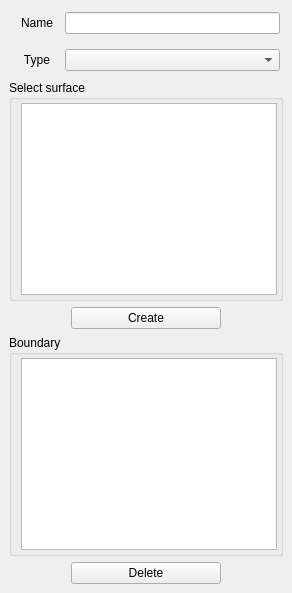
           <widget class="QFrame" name="frame_Boundary">
            <property name="frameShape">
             <enum>QFrame::NoFrame</enum>
            </property>
            <property name="frameShadow">
             <enum>QFrame::Raised</enum>
            </property>
            <layout class="QVBoxLayout" name="verticalLayout_61" stretch="0,0,0,0,0,0">
             <property name="spacing">
              <number>6</number>
             </property>
             <property name="margin">
              <number>9</number>
             </property>
             <item>
              <widget class="QFrame" name="frame_130">
               <property name="frameShape">
                <enum>QFrame::NoFrame</enum>
               </property>
               <property name="frameShadow">
                <enum>QFrame::Raised</enum>
               </property>
               <layout class="QHBoxLayout" name="horizontalLayout_18">
                <property name="spacing">
                 <number>3</number>
                </property>
                <property name="leftMargin">
                 <number>3</number>
                </property>
                <property name="topMargin">
                 <number>3</number>
                </property>
                <property name="rightMargin">
                 <number>3</number>
                </property>
                <property name="bottomMargin">
                 <number>9</number>
                </property>
                <item>
                 <widget class="QLabel" name="label_6">
                  <property name="minimumSize">
                   <size>
                    <width>50</width>
                    <height>0</height>
                   </size>
                  </property>
                  <property name="maximumSize">
                   <size>
                    <width>50</width>
                    <height>16777215</height>
                   </size>
                  </property>
                  <property name="text">
                   <string>Name</string>
                  </property>
                  <property name="alignment">
                   <set>Qt::AlignCenter</set>
                  </property>
                 </widget>
                </item>
                <item>
                 <widget class="QLineEdit" name="txt_BoundaryName">
                  <property name="minimumSize">
                   <size>
                    <width>0</width>
                    <height>0</height>
                   </size>
                  </property>
                 </widget>
                </item>
               </layout>
              </widget>
             </item>
             <item>
              <widget class="QFrame" name="frame_80">
               <property name="frameShape">
                <enum>QFrame::NoFrame</enum>
               </property>
               <property name="frameShadow">
                <enum>QFrame::Raised</enum>
               </property>
               <layout class="QHBoxLayout" name="horizontalLayout_10">
                <property name="spacing">
                 <number>3</number>
                </property>
                <property name="leftMargin">
                 <number>3</number>
                </property>
                <property name="topMargin">
                 <number>0</number>
                </property>
                <property name="rightMargin">
                 <number>3</number>
                </property>
                <property name="bottomMargin">
                 <number>3</number>
                </property>
                <item>
                 <widget class="QLabel" name="label_37">
                  <property name="minimumSize">
                   <size>
                    <width>50</width>
                    <height>0</height>
                   </size>
                  </property>
                  <property name="maximumSize">
                   <size>
                    <width>50</width>
                    <height>16777215</height>
                   </size>
                  </property>
                  <property name="text">
                   <string>Type</string>
                  </property>
                  <property name="alignment">
                   <set>Qt::AlignCenter</set>
                  </property>
                 </widget>
                </item>
                <item>
                 <widget class="QComboBox" name="cb_BoundaryType">
                  <property name="minimumSize">
                   <size>
                    <width>0</width>
                    <height>0</height>
                   </size>
                  </property>
                 </widget>
                </item>
               </layout>
              </widget>
             </item>
             <item>
              <widget class="QGroupBox" name="groupBox_2">
               <property name="title">
                <string>Select surface</string>
               </property>
               <layout class="QVBoxLayout" name="verticalLayout_120">
                <property name="leftMargin">
                 <number>9</number>
                </property>
                <property name="topMargin">
                 <number>3</number>
                </property>
                <property name="rightMargin">
                 <number>3</number>
                </property>
                <property name="bottomMargin">
                 <number>3</number>
                </property>
                <item>
                 <widget class="QTableWidget" name="tb_MeshSurface">
                  <attribute name="horizontalHeaderVisible">
                   <bool>false</bool>
                  </attribute>
                  <attribute name="verticalHeaderVisible">
                   <bool>false</bool>
                  </attribute>
                 </widget>
                </item>
               </layout>
              </widget>
             </item>
             <item>
              <widget class="QFrame" name="frame_162">
               <property name="frameShape">
                <enum>QFrame::NoFrame</enum>
               </property>
               <property name="frameShadow">
                <enum>QFrame::Raised</enum>
               </property>
               <layout class="QHBoxLayout" name="horizontalLayout_57">
                <property name="margin">
                 <number>0</number>
                </property>
                <item>
                 <widget class="QPushButton" name="btn_CreateBoundary">
                  <property name="maximumSize">
                   <size>
                    <width>150</width>
                    <height>16777215</height>
                   </size>
                  </property>
                  <property name="text">
                   <string>Create</string>
                  </property>
                 </widget>
                </item>
               </layout>
              </widget>
             </item>
             <item>
              <widget class="QGroupBox" name="groupBox_3">
               <property name="title">
                <string>Boundary</string>
               </property>
               <layout class="QVBoxLayout" name="verticalLayout_121">
                <property name="leftMargin">
                 <number>9</number>
                </property>
                <property name="topMargin">
                 <number>3</number>
                </property>
                <property name="rightMargin">
                 <number>3</number>
                </property>
                <property name="bottomMargin">
                 <number>3</number>
                </property>
                <item>
                 <widget class="QTableWidget" name="tb_MeshBoundary">
                  <attribute name="horizontalHeaderVisible">
                   <bool>false</bool>
                  </attribute>
                  <attribute name="verticalHeaderVisible">
                   <bool>false</bool>
                  </attribute>
                 </widget>
                </item>
               </layout>
              </widget>
             </item>
             <item>
              <widget class="QFrame" name="frame_164">
               <property name="frameShape">
                <enum>QFrame::NoFrame</enum>
               </property>
               <layout class="QHBoxLayout" name="horizontalLayout_59">
                <property name="margin">
                 <number>0</number>
                </property>
                <item>
                 <widget class="QPushButton" name="btn_DeleteBoundary">
                  <property name="maximumSize">
                   <size>
                    <width>150</width>
                    <height>16777215</height>
                   </size>
                  </property>
                  <property name="text">
                   <string>Delete</string>
                  </property>
                 </widget>
                </item>
               </layout>
              </widget>
             </item>
            </layout>
           </widget>
